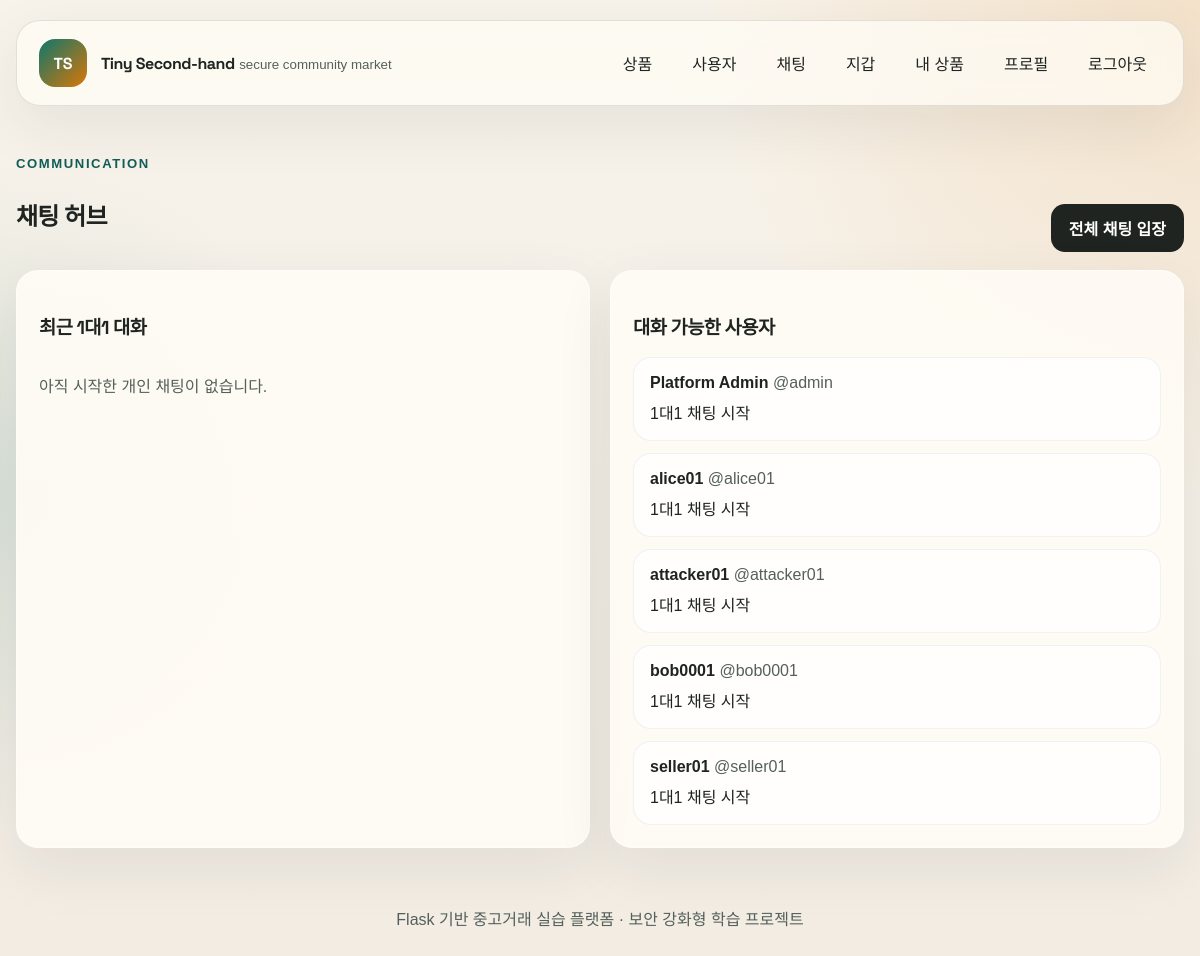
The page /chat/ (signed in) on the database its author committed.
### app/models.py (models this page shows, shortened)
class User(db.Model, UserMixin):
    id = db.Column(db.Integer, primary_key=True)
    username = db.Column(db.String(30), unique=True, nullable=False, index=True)
    display_name = db.Column(db.String(60), nullable=False)
    password_hash = db.Column(db.String(255), nullable=False)
    bio = db.Column(db.String(300), nullable=False, default="")
    is_admin = db.Column(db.Boolean, nullable=False, default=False)
    is_suspended = db.Column(db.Boolean, nullable=False, default=False)
    is_deleted = db.Column(db.Boolean, nullable=False, default=False)
    balance = db.Column(db.Numeric(12, 2), nullable=False, default=Decimal("100000.00"))
    created_at = db.Column(db.DateTime, nullable=False, default=utcnow)
    deleted_at = db.Column(db.DateTime, nullable=True)
    updated_at = db.Column(db.DateTime, nullable=False, default=utcnow, onupdate=utcnow)
    products = db.relationship("Product", back_populates="seller", lazy="dynamic")
    reports_sent = db.relationship(
        "Report",
        foreign_keys="Report.reporter_id",
        back_populates="reporter",
        lazy="dynamic",
    )
    reports_received = db.relationship(
        "Report",
        foreign_keys="Report.target_user_id",
        back_populates="target_user",
        lazy="dynamic",
    )
    reports_reviewed = db.relationship(
        "Report",
        foreign_keys="Report.reviewed_by_id",
        back_populates="reviewed_by",
        lazy="dynamic",
    )
    messages_sent = db.relationship(
        "Message",
        foreign_keys="Message.sender_id",
        back_populates="sender",
        lazy="dynamic",
    )
    messages_received = db.relationship(
        "Message",
        foreign_keys="Message.recipient_id",
        back_populates="recipient",
        lazy="dynamic",
    )
    transfers_sent = db.relationship(
        "Transfer",
        foreign_keys="Transfer.sender_id",
        back_populates="sender",
        lazy="dynamic",
    )
    transfers_received = db.relationship(
        "Transfer",
        foreign_keys="Transfer.recipient_id",
        back_populates="recipient",
        lazy="dynamic",
    )
    admin_actions = db.relationship(
        "AdminActionLog",
        foreign_keys="AdminActionLog.admin_id",
        back_populates="admin",
        lazy="dynamic",
    )

### app/routes/chat.py (the view, shortened to what this page needs)
@chat_bp.route("/")
@active_user_required
def hub():
    available_users = (
        User.query.filter(
            User.id != current_user.id,
            User.is_deleted.is_(False),
            User.is_suspended.is_(False),
        )
        .order_by(User.is_admin.desc(), User.display_name.asc())
        .all()
    )
    recent_direct_messages = (
        Message.query.filter(
            Message.room_type == "direct",
            or_(
                Message.sender_id == current_user.id,
                Message.recipient_id == current_user.id,
            ),
            Message.is_removed.is_(False),
        )
        .order_by(Message.created_at.desc())
        .all()
    )
    thread_map = {}
    threads = list(thread_map.values())
    return render_template("chat/hub.html", users=available_users, threads=threads)

### app/utils.py (called while the page is built, shortened)
def active_user_required(view):
    @wraps(view)
    @login_required
    def wrapped_view(*args, **kwargs):
        return view(*args, **kwargs)
    return wrapped_view

### app/templates/chat/hub.html (shortened to what this page needs)
{% extends 'base.html' %}
{% block content %}
<section class="section-head">
    <div>
        <span class="eyebrow">Communication</span>
        <h2>채팅 허브</h2>
    </div>
    <a class="btn btn-primary" href="{{ url_for('chat.global_chat') }}">전체 채팅 입장</a>
</section>
<section class="split-grid">
    <article class="panel-card">
        <h3>최근 1대1 대화</h3>
        <div class="conversation-list">
            {% for thread in threads %}
                <a class="conversation-item" href="{{ url_for('chat.direct_chat', user_id=thread.user.id) }}">
                    <strong>{{ thread.user.display_name }}</strong>
                    <span class="muted">@{{ thread.user.username }}</span>
                    <p>{{ thread.last_message.body }}</p>
                </a>
            {% else %}
                <p class="muted">아직 시작한 개인 채팅이 없습니다.</p>
            {% endfor %}
        </div>
    </article>
    <article class="panel-card">
        <h3>대화 가능한 사용자</h3>
        <div class="conversation-list">
            {% for user in users %}
                <a class="conversation-item" href="{{ url_for('chat.direct_chat', user_id=user.id) }}">
                    <strong>{{ user.display_name }}</strong>
                    <span class="muted">@{{ user.username }}</span>
                    <p>{% if user.is_suspended %}정지 계정{% else %}1대1 채팅 시작{% endif %}</p>
                </a>
            {% else %}
                <p class="muted">표시할 사용자가 없습니다.</p>
            {% endfor %}
        </div>
    </article>
</section>
{% endblock %}

### app/static/css/style.css (style rules this page uses)
:root { --bg: #f4efe7; --bg-soft: #fbf8f2; --ink: #1f2421; --ink-soft: #55605b; --line: rgba(31, 36, 33, 0.12); --primary: #0f766e; --primary-strong: #115e59; --secondary: #d97706; --danger: #b91c1c; --warning: #b45309; --card: rgba(255, 252, 246, 0.9); --shadow: 0 20px 60px rgba(31, 36, 33, 0.08); --radius: 22px; }
* { box-sizing: border-box; }
body { margin: 0; font-family: "Noto Sans KR", sans-serif; color: var(--ink); background: radial-gradient(circle at top right, rgba(217, 119, 6, 0.14), transparent 32%), radial-gradient(circle at left center, rgba(15, 118, 110, 0.12), transparent 26%), linear-gradient(180deg, #f8f3ea 0%, #f2ece3 100%); min-height: 100vh; }
a { color: inherit; text-decoration: none; }
.brand strong, h1, h2, h3 { font-family: "Space Grotesk", "Noto Sans KR", sans-serif; letter-spacing: -0.03em; }
.brand small, .muted, .helper-text { color: var(--ink-soft); }
.hero-panel, .detail-hero, .panel-card, .form-card, .table-card, .detail-panel, .media-panel, .detail-sidecard, .error-card { background: var(--card); border: 1px solid rgba(255, 255, 255, 0.6); border-radius: var(--radius); box-shadow: var(--shadow); }
.hero-grid, .card-grid, .split-grid, .wallet-grid, .product-detail-grid { display: grid; gap: 20px; }
.section-head { display: flex; justify-content: space-between; align-items: end; gap: 16px; margin: 18px 0; }
.eyebrow { display: inline-block; margin-bottom: 6px; color: var(--primary-strong); font-size: 0.82rem; font-weight: 700; text-transform: uppercase; letter-spacing: 0.12em; }
.card-body, .user-card, .empty-card, .panel-card, .form-card, .detail-panel, .detail-sidecard, .media-panel, .error-card { padding: 22px; }
.btn { display: inline-flex; align-items: center; justify-content: center; gap: 8px; border: 0; border-radius: 14px; padding: 12px 18px; cursor: pointer; font-weight: 700; font-family: inherit; transition: transform 0.2s ease, opacity 0.2s ease; }
.btn-primary { background: var(--ink); color: #fff; }
.split-grid { grid-template-columns: repeat(2, minmax(0, 1fr)); }
.conversation-list { display: grid; gap: 12px; }
.conversation-item { display: block; padding: 16px; border-radius: 18px; background: rgba(255, 255, 255, 0.72); border: 1px solid rgba(15, 118, 110, 0.08); }
.conversation-item p { margin: 8px 0 0; }

### rows shown on the page
User: display_name "Platform Admin", username "admin", is_suspended "1대1 채팅 시작"
User: display_name "alice01", username "alice01", is_suspended "1대1 채팅 시작"
User: display_name "attacker01", username "attacker01", is_suspended "1대1 채팅 시작"
User: display_name "bob0001", username "bob0001", is_suspended "1대1 채팅 시작"
User: display_name "seller01", username "seller01", is_suspended "1대1 채팅 시작"
